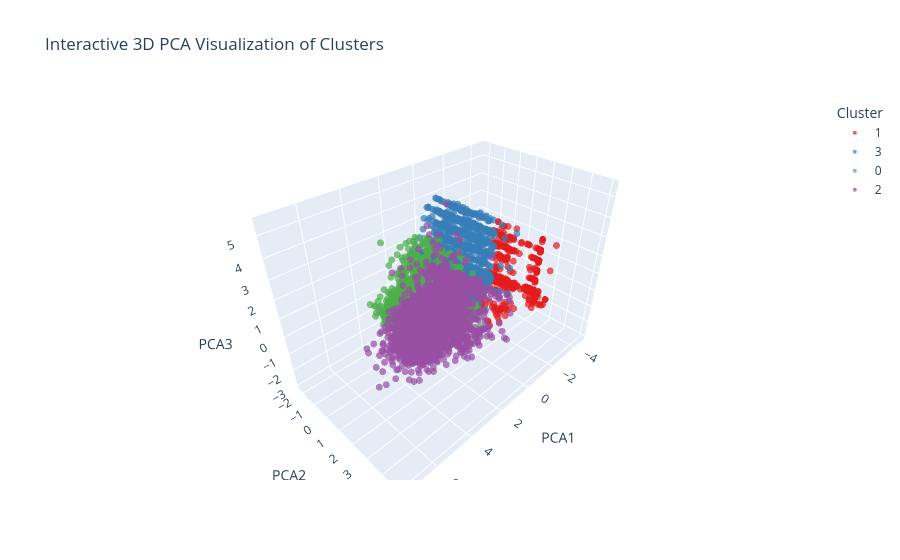
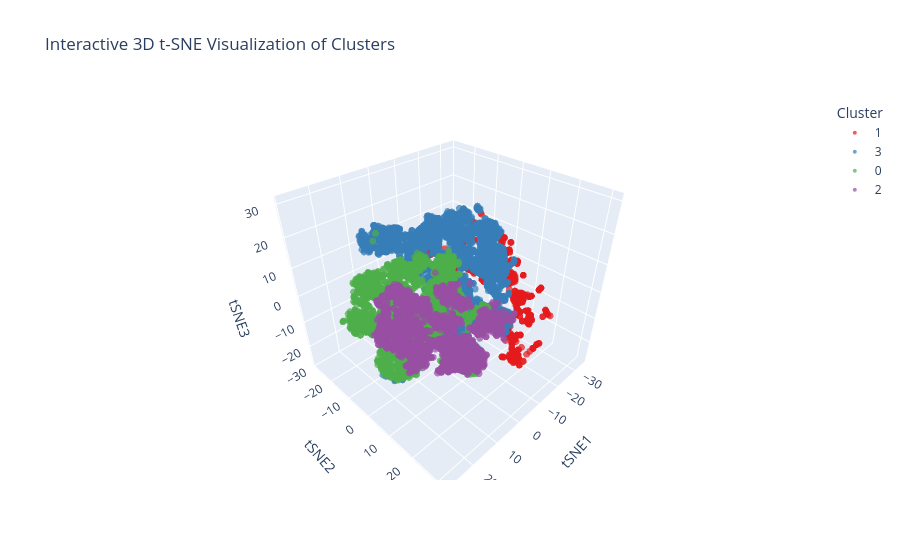

These figures' notebook cell, in order:
### Code cell
#3D PCA Visualization of Clusters VS t-SNE Visualization of Clusters
print("\n-------------3D Visualization (PCA vs t-SNE):----------------")

#reduce the scaled feature space (df_scaled) down to 3 components for plotting.
#PCA keeps global/linear structure; t-SNE captures local non-linear neighborhoods.
#NOTE: these projections are for VISUALIZATION ONLY - the clusters were already fit on the full feature space.
print("\nRunning PCA (3 components)...")
X_pca_3d = PCA(n_components=3, random_state=RANDOOM_STATE).fit_transform(df_scaled)

print("Running t-SNE (3 components) - this can take a minute or two on 12k rows...")
X_tsne_3d = TSNE(
    n_components=3,
    random_state=RANDOOM_STATE,
    init='pca',
    learning_rate='auto',
    perplexity=30
).fit_transform(df_scaled)

#we will use plotly for interactive 3D visualizations of the clusters in both PCA and t-SNE reduced spaces
#we have to convert the cluster labels to a categorical variable for better visualization
cluster_labels_cat = df_clean['Cluster'].astype(str)  # Convert cluster labels to string for categorical coloring

#PCA for 3D visualization
df_pca_plotly = pd.DataFrame(X_pca_3d, columns=['PCA1', 'PCA2', 'PCA3'])
df_pca_plotly['Cluster'] = cluster_labels_cat  # Add cluster labels for coloring

fig_pca = px.scatter_3d(
    df_pca_plotly,
    x='PCA1',
    y='PCA2',
    z='PCA3',
    color='Cluster',
    title='Interactive 3D PCA Visualization of Clusters',
    opacity=0.7,
    color_discrete_sequence=px.colors.qualitative.Set1
)

#make the dots smaller for better visibility
fig_pca.update_traces(marker=dict(size=4))
fig_pca.show()

#t-SNE for 3D visualization
df_tsne_plotly = pd.DataFrame(X_tsne_3d, columns=['tSNE1', 'tSNE2', 'tSNE3'])
df_tsne_plotly['Cluster'] = cluster_labels_cat  # Add cluster labels for coloring

fig_tsne = px.scatter_3d(
    df_tsne_plotly,
    x='tSNE1',
    y='tSNE2',
    z='tSNE3',
    color='Cluster',
    title='Interactive 3D t-SNE Visualization of Clusters',
    opacity=0.7,
    color_discrete_sequence=px.colors.qualitative.Set1
)

#make the dots smaller for better visibility
fig_tsne.update_traces(marker=dict(size=4))
fig_tsne.show()

### Figure 1 — Plotly figure (JSON) as saved in the notebook; plotly's stock layout.template omitted (floating-point values rounded to 4 significant figures; data arrays with more than 128 entries replaced by an {"elided": "..."} marker saying what was removed)
{"data": [{"hovertemplate": "Cluster=1<br>PCA1=%{x}<br>PCA2=%{y}<br>PCA3=%{z}<extra></extra>", "legendgroup": "1", "marker": {"color": "rgb(228,26,28)", "opacity": 0.7, "size": 4, "symbol": "circle"}, "mode": "markers", "name": "1", "scene": "scene", "showlegend": true, "type": "scatter3d", "x": {"elided": "1205 float values"}, "y": {"elided": "1205 float values"}, "z": {"elided": "1205 float values"}}, {"hovertemplate": "Cluster=3<br>PCA1=%{x}<br>PCA2=%{y}<br>PCA3=%{z}<extra></extra>", "legendgroup": "3", "marker": {"color": "rgb(55,126,184)", "opacity": 0.7, "size": 4, "symbol": "circle"}, "mode": "markers", "name": "3", "scene": "scene", "showlegend": true, "type": "scatter3d", "x": {"elided": "4774 float values"}, "y": {"elided": "4774 float values"}, "z": {"elided": "4774 float values"}}, {"hovertemplate": "Cluster=0<br>PCA1=%{x}<br>PCA2=%{y}<br>PCA3=%{z}<extra></extra>", "legendgroup": "0", "marker": {"color": "rgb(77,175,74)", "opacity": 0.7, "size": 4, "symbol": "circle"}, "mode": "markers", "name": "0", "scene": "scene", "showlegend": true, "type": "scatter3d", "x": {"elided": "4167 float values"}, "y": {"elided": "4167 float values"}, "z": {"elided": "4167 float values"}}, {"hovertemplate": "Cluster=2<br>PCA1=%{x}<br>PCA2=%{y}<br>PCA3=%{z}<extra></extra>", "legendgroup": "2", "marker": {"color": "rgb(152,78,163)", "opacity": 0.7, "size": 4, "symbol": "circle"}, "mode": "markers", "name": "2", "scene": "scene", "showlegend": true, "type": "scatter3d", "x": {"elided": "2184 float values"}, "y": {"elided": "2184 float values"}, "z": {"elided": "2184 float values"}}], "layout": {"legend": {"title": {"text": "Cluster"}, "tracegroupgap": 0}, "scene": {"domain": {"x": [0, 1], "y": [0, 1]}, "xaxis": {"title": {"text": "PCA1"}}, "yaxis": {"title": {"text": "PCA2"}}, "zaxis": {"title": {"text": "PCA3"}}}, "title": {"text": "Interactive 3D PCA Visualization of Clusters"}}}

### Figure 2 — Plotly figure (JSON) as saved in the notebook; plotly's stock layout.template omitted (floating-point values rounded to 4 significant figures; data arrays with more than 128 entries replaced by an {"elided": "..."} marker saying what was removed)
{"data": [{"hovertemplate": "Cluster=1<br>tSNE1=%{x}<br>tSNE2=%{y}<br>tSNE3=%{z}<extra></extra>", "legendgroup": "1", "marker": {"color": "rgb(228,26,28)", "opacity": 0.7, "size": 4, "symbol": "circle"}, "mode": "markers", "name": "1", "scene": "scene", "showlegend": true, "type": "scatter3d", "x": {"elided": "1205 float values"}, "y": {"elided": "1205 float values"}, "z": {"elided": "1205 float values"}}, {"hovertemplate": "Cluster=3<br>tSNE1=%{x}<br>tSNE2=%{y}<br>tSNE3=%{z}<extra></extra>", "legendgroup": "3", "marker": {"color": "rgb(55,126,184)", "opacity": 0.7, "size": 4, "symbol": "circle"}, "mode": "markers", "name": "3", "scene": "scene", "showlegend": true, "type": "scatter3d", "x": {"elided": "4774 float values"}, "y": {"elided": "4774 float values"}, "z": {"elided": "4774 float values"}}, {"hovertemplate": "Cluster=0<br>tSNE1=%{x}<br>tSNE2=%{y}<br>tSNE3=%{z}<extra></extra>", "legendgroup": "0", "marker": {"color": "rgb(77,175,74)", "opacity": 0.7, "size": 4, "symbol": "circle"}, "mode": "markers", "name": "0", "scene": "scene", "showlegend": true, "type": "scatter3d", "x": {"elided": "4167 float values"}, "y": {"elided": "4167 float values"}, "z": {"elided": "4167 float values"}}, {"hovertemplate": "Cluster=2<br>tSNE1=%{x}<br>tSNE2=%{y}<br>tSNE3=%{z}<extra></extra>", "legendgroup": "2", "marker": {"color": "rgb(152,78,163)", "opacity": 0.7, "size": 4, "symbol": "circle"}, "mode": "markers", "name": "2", "scene": "scene", "showlegend": true, "type": "scatter3d", "x": {"elided": "2184 float values"}, "y": {"elided": "2184 float values"}, "z": {"elided": "2184 float values"}}], "layout": {"legend": {"title": {"text": "Cluster"}, "tracegroupgap": 0}, "scene": {"domain": {"x": [0, 1], "y": [0, 1]}, "xaxis": {"title": {"text": "tSNE1"}}, "yaxis": {"title": {"text": "tSNE2"}}, "zaxis": {"title": {"text": "tSNE3"}}}, "title": {"text": "Interactive 3D t-SNE Visualization of Clusters"}}}
